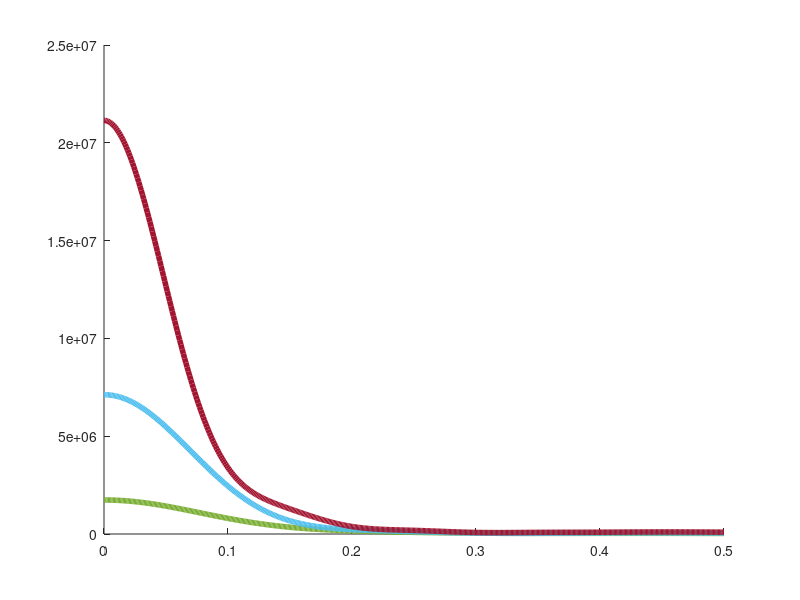

The MATLAB script that drew this image: (Note: this script raises an error after producing the figure.)
clear all;
close all;

% Set colors ----------------------------------------------------

color1=[0, 0.4470, 0.7410];
color2=[0.8500, 0.3250, 0.0980];
color3=[0.9290, 0.6940, 0.1250];
color4=[0.4940, 0.1840, 0.5560];
color5=[0.4660, 0.6740, 0.1880];
color6=[0.3010, 0.7450, 0.9330];
color7=[0.6350, 0.0780, 0.1840];
color8=[160,  82,  45]/255;

blue1=[0,0,128]/255;
blue2=[65,105,225]/255;
blue3=[135,206,250]/255;

% Import SAXS data from files ---------------------------------------------

min0=importdata("0min_exp.dat",' ',2);
min0=min0.data;
min1=importdata("1min_exp.dat",' ',2);
min1=min1.data;
min2=importdata("2min_exp.dat",' ',2);
min2=min2.data;

% Plot SAXS data ----------------------------------------------------------

figure;
hold on;
plot(min0(:,1),min0(:,2),'Linewidth',4,'Color',color5);
plot(min1(:,1),min1(:,2),'Linewidth',4,'Color',color6);
plot(min2(:,1),min2(:,2),'Linewidth',4,'Color',color7);
errorbar(min0(:,1),min0(:,2),min0(:,3),'Linewidth',4,'Color',color5);
errorbar(min1(:,1),min1(:,2),min1(:,3),'Linewidth',4,'Color',color6);
errorbar(min2(:,1),min2(:,2),min2(:,3),'Linewidth',4,'Color',color7);
legend({' 0 min',' 1 min',' 2 min'},'location','northeast');
set(gca,'FontSize',56,'FontName','Helvetica','Linewidth',4,'YScale', 'log');
% axis([-1 2.5 0 1])
% box on;
legend boxoff;

